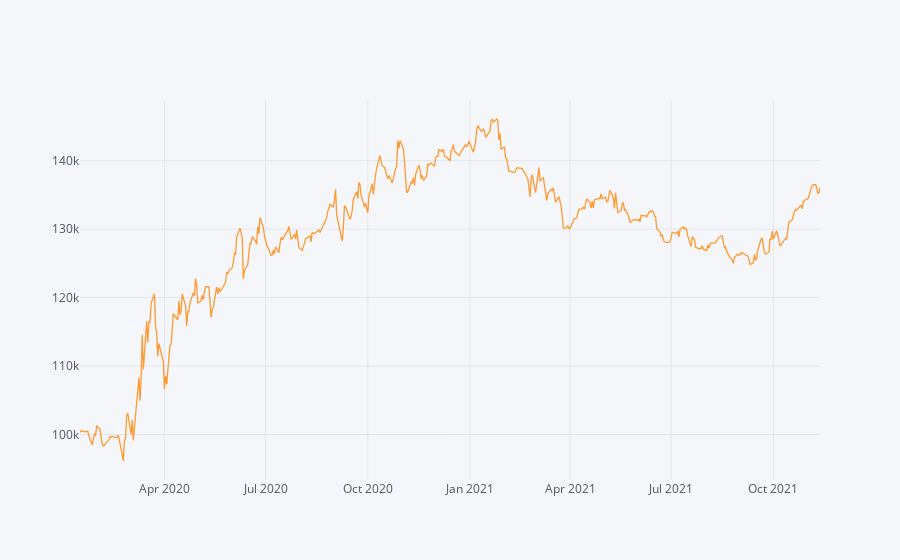

Write notebook code for a chart like this one.
### Code cell
r_df = results['result_df']

# Calculate the Absolute Return of our trend-following trading strategy
absolute_return_tf = (r_df['account_val'].iloc[-1]-starting_capital)/starting_capital

# Calculate the CAGR or our trend-following trading strategy
CAGR_tf = ((r_df['account_val'].iloc[-1]/starting_capital)**(252/len(df)))-1
#or
CAGR_tf = ((r_df['account_val'].iloc[-1]/starting_capital)**(365/(df.index[-1] - df.index[0]).days))-1


# Calculate the IR (Sharpe without RF-rate) of our trend-following trading strategy
information_ratio_tf = (r_df.account_val.pct_change().mean()/r_df.account_val.pct_change().std())*((252) **0.5)

#Plot the equity curve (hint: use 'account_val')
r_df.account_val.iplot()
#or
r_df.account_val.plot()

### Figure 1 — Plotly figure (JSON) as saved in the notebook; plotly's stock layout.template omitted (floating-point values rounded to 4 significant figures; data arrays with more than 128 entries replaced by an {"elided": "..."} marker saying what was removed)
{"data": [{"line": {"color": "rgba(255, 153, 51, 1.0)", "dash": "solid", "shape": "linear", "width": 1.3}, "mode": "lines", "name": "account_val", "text": "", "type": "scatter", "x": {"elided": "462 str values"}, "y": {"elided": "462 float values"}}], "layout": {"legend": {"bgcolor": "#F5F6F9", "font": {"color": "#4D5663"}}, "paper_bgcolor": "#F5F6F9", "plot_bgcolor": "#F5F6F9", "title": {"font": {"color": "#4D5663"}}, "xaxis": {"gridcolor": "#E1E5ED", "showgrid": true, "tickfont": {"color": "#4D5663"}, "title": {"font": {"color": "#4D5663"}, "text": ""}, "zerolinecolor": "#E1E5ED"}, "yaxis": {"gridcolor": "#E1E5ED", "showgrid": true, "tickfont": {"color": "#4D5663"}, "title": {"font": {"color": "#4D5663"}, "text": ""}, "zerolinecolor": "#E1E5ED"}}}
